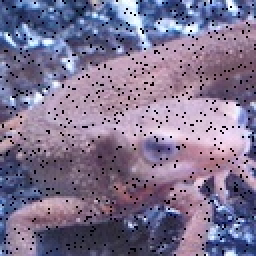
#> input picture q1_10/imori_noise.jpg, 128 x 128 px (shown 2 times larger)
$ python q10.py   (older library calls are emulated)
#> lines starting #> are read from the running program, lines starting #| are printed output that depends on the picture
#> further down, img is the input picture: shape (128, 128, 3); mean B, G, R 145.1, 116.1, 127.6
import numpy as np
import cv2

def median(img):
    k_size = 3
    pad = k_size//2
    h,w,c = img.shape
#> h = 128; w = 128; c = 3
    out = np.zeros((h+pad*2,w+pad*2,c),dtype=np.float)
    out[1:h+1,1:w+1,:] = img
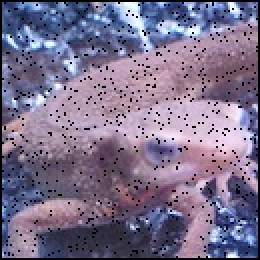
#> out: shape (130, 130, 3) float64 (shown 2 times larger); mean B, G, R 140.7, 112.6, 123.7

    for i in range(1,h+1):
        for j in range(1,w+1):
            for z in range(3):
                out[i,j,z] = np.median(out[i-pad:i+pad+1,j-pad:j+pad+1,z])
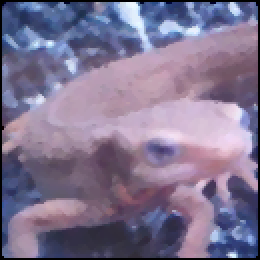
#> out: shape (130, 130, 3) float64 (shown 2 times larger); mean B, G, R 144.6, 115.9, 127.3

    return out.astype(np.uint8)
img = cv2.imread("imori_noise.jpg")
out = median(img)
cv2.imwrite("result10.jpg",out)
cv2.imshow("",out)
cv2.waitKey(0)
cv2.destroyAllWindows()
